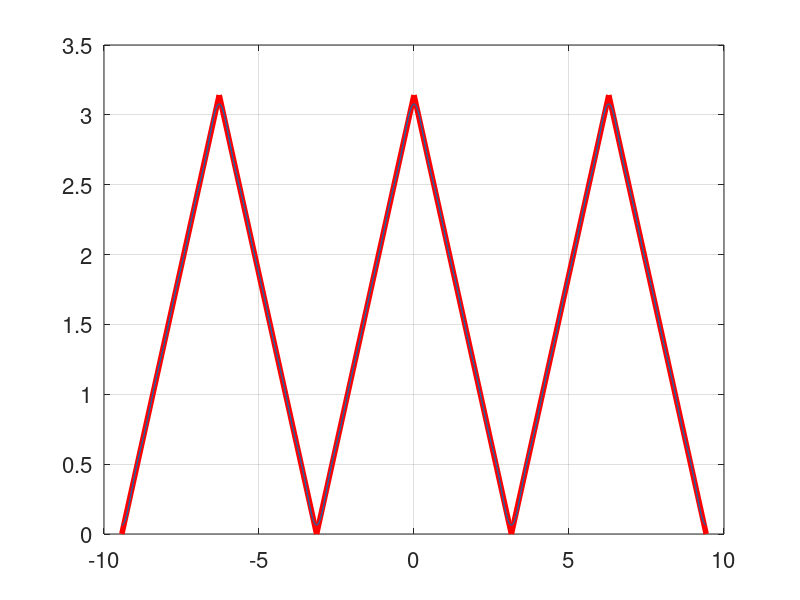

Reproduce this figure in MATLAB.
clear all
close all

set (0, "defaultlinelinewidth", 1.0, "defaulttextfontname", "Helvetica", 
"defaultaxesfontname", "Helvetica", "defaultaxesfontsize", 16.0);

x = -3*pi:0.01:pi*3;

aproxsf = pi/2;
for k = 1:2:10,
   aproxsf = aproxsf + 2/pi*(1-(-1)^ k)/k^2*cos(k*x);
end
plot([-3*pi -2*pi -pi 0 pi 2*pi 3*pi],[0 pi 0 pi 0 pi 0],'r','linewidth',4,x,aproxsf) #,x+2*pi,x/2,x-2*pi,x/2)
grid